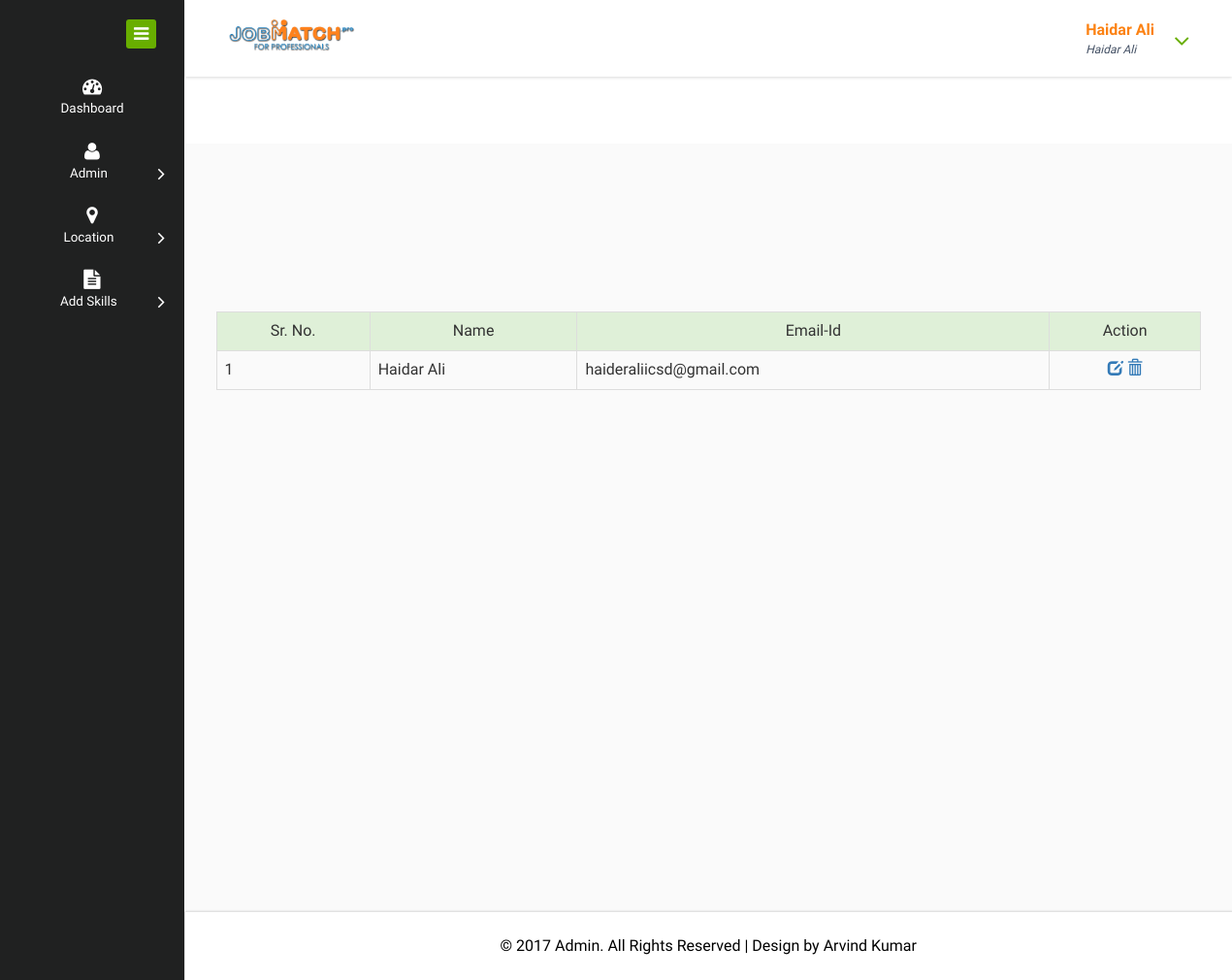
/view-user-rergistration.php (signed in), run on the app's committed database.
### tables this page shows
CREATE TABLE `admin_reg` (
  `admin_reg_id` int(11) NOT NULL,
  `admin_reg_name` varchar(255) NOT NULL,
  `admin_reg_email` varchar(255) NOT NULL,
  `admin_reg_password` varchar(255) NOT NULL,
  `admin_reg_date` varchar(255) NOT NULL
);

### view-user-rergistration.php (the view, shortened to what this page needs)
<?php
include("include/head.php");
?>
<div class="page-container">
   <div class="left-content">
	   <div class="mother-grid-inner">
         <?php include("include/header.php"); ?>
<div class="inner-block">
    <div class="blank">
	<br><br>
    	<table class="table table-bordered">
		  <tr class="active success text-center" >
		  		<td>Sr. No.</td>
				<td>Name</td>
				<td>Email-Id</td>
				<td>Action</td>
		  </tr>
<?php
$sr="1";
$sql = "SELECT * from  admin_reg ORDER BY admin_reg_id DESC";
$result = $conn->query($sql);
if ($result->num_rows > 0) {
    while($row = $result->fetch_assoc())
	{
?>
		 <tr>
		  		<td><?php echo $sr;  ?></td>
				<td><?php echo  $row['admin_reg_name']; ?></td>
				<td><?php echo  $row['admin_reg_email']; ?></td>
				<td class="text-center">
				<a href="rergistration.php?edit=<?php echo  $row['admin_reg_id']; ?>"<label class="glyphicon glyphicon-edit"></label>
				<a href="#" onClick="delRecord('<?php echo  $row['admin_reg_id']; ?>')"> <label class="glyphicon glyphicon-trash"></label></a>
				</td>
		  </tr>
<?php
$sr++;
    }
} else {
?>
<tr>
		  		<td colspan="4" class="text-center">There is No Data </td>
		  </tr>
<?php
}
?>
		</table>
    </div>
</div>
<?php include("include/footer.php"); ?>
</div>
</div>
<?php include("include/sidemenu.php"); ?>
</body>
</html>

### include/header.php (shortened to what this page needs)
<div class="header-main">
  <div class="header-left">
			<div class="logo-name">
									 <a href="index.php"><img src="../images/job-logo.png" class="img-responsive" />
								  </a>
							</div>
							<div class="clearfix"> </div>
						 </div>
						 <div class="header-right">
<?php
$sql = "SELECT * from  admin_reg ORDER BY admin_reg_id DESC";
$result = $conn->query($sql);
    while($row = $result->fetch_assoc())
	{
?>
							<div class="profile_details">
								<ul>
									<li class="dropdown profile_details_drop">
										<a href="#" class="dropdown-toggle" data-toggle="dropdown" aria-expanded="false">
											<div class="profile_img">
					<div class="user-name">
					<p><?php echo  $row['admin_reg_name']; ?></p>
					<span><?php echo $_SESSION['user']; ?></span>
					</div>
												<i class="fa fa-angle-down lnr"></i>
												<div class="clearfix"></div>
											</div>
										</a>
						</li>
								</ul>
							</div>
<?php }  ?>
							<div class="clearfix"> </div>
						</div>
						<br><br>
				     <div class="clearfix"> </div>
						</div>
		<br><br><br>

### data on the page
admin_reg: admin_reg_name "Haidar Ali", admin_reg_email "haideraliicsd@gmail.com"
